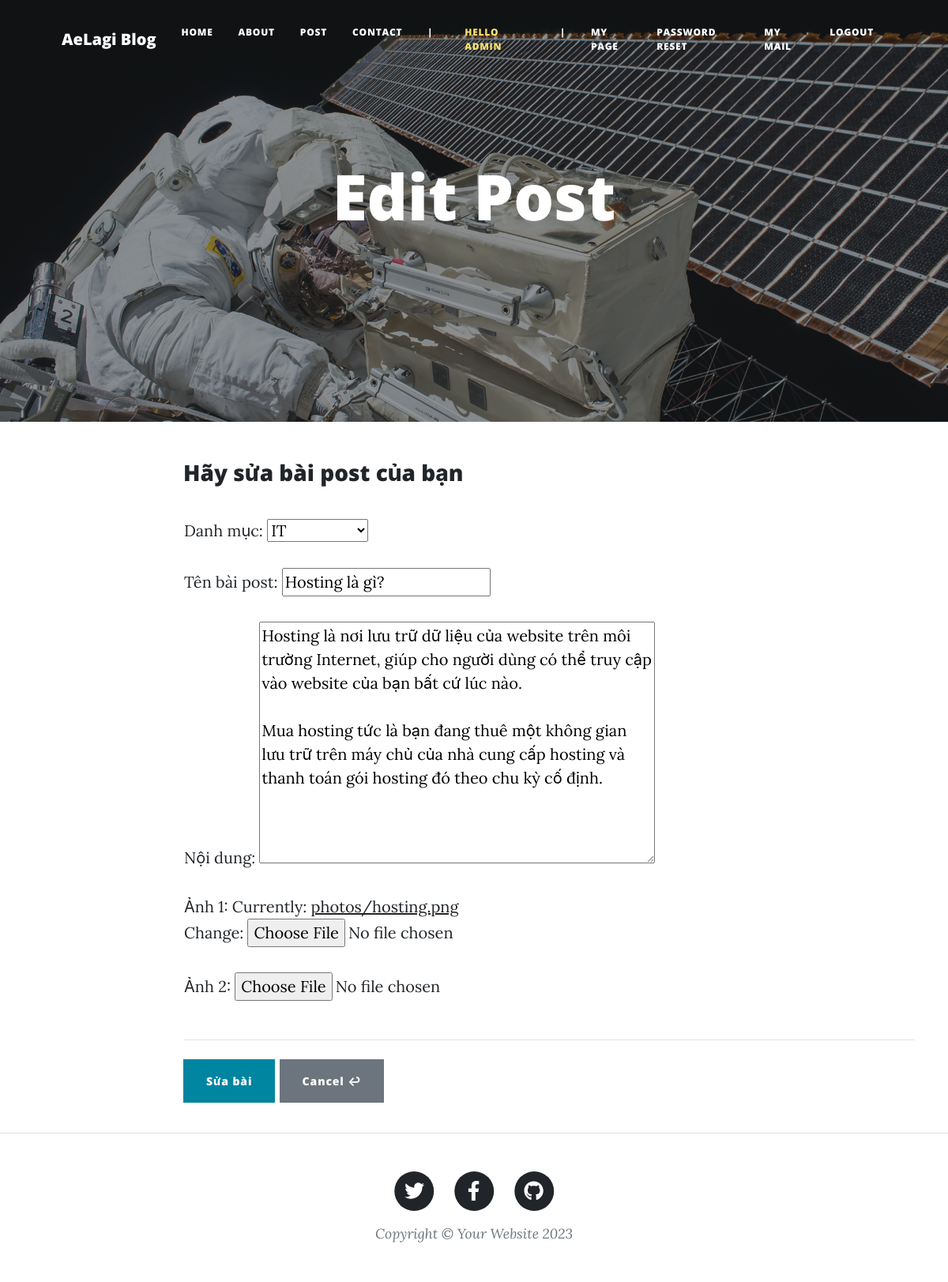
Page /post/28/edit/ (signed in) on the committed database.
### accounts/models.py (models this page shows)
class CustomUser(AbstractUser):
    pass

### myblog/models.py (models this page shows, shortened)
class Post(models.Model):
    user = models.ForeignKey(
        CustomUser,
        verbose_name='User',
        on_delete=models.CASCADE)
    category = models.ForeignKey(
        Category, verbose_name='Danh mục',
        on_delete=models.PROTECT)
    title = models.CharField(verbose_name='Tên bài post', max_length=100)
    content = models.TextField(verbose_name='Nội dung')
    image1 = models.ImageField(
        verbose_name='Ảnh 1',
        upload_to = 'photos')
    image2 = models.ImageField(
        verbose_name="Ảnh 2",
        upload_to= 'photos',
        blank=True,
        null=True)
    posted_at = models.DateTimeField(verbose_name="ngay-dang-bai", auto_now_add=True)
    class Meta:
        verbose_name_plural = "Bài viết (Posts)"

class Category(models.Model):
    title = models.CharField(verbose_name="Danh mục", max_length=20)
    class Meta:
        verbose_name_plural = "Danh mục (Categories)"
    def __str__(self):
        return self.title

### myblog/views.py (the view)
# urls.py: path('post/<int:pk>/edit/', views.PostUpdateView.as_view(), name='edit-post'),
@method_decorator(login_required, name='dispatch')
class PostUpdateView(UpdateView):
    model = Post
    form_class = PostForm
    template_name = 'myblog/edit-post.html'
    context_object_name = 'post'
    success_url = reverse_lazy('myblog:mypage')  # Chuyển hướng sau khi cập nhật thành công
    def get_queryset(self):
        return Post.objects.filter(user=self.request.user)
    def get_context_data(self, **kwargs):
        context = super().get_context_data(**kwargs)
        context['current_user'] = self.request.user
        return context

### myblog/forms.py
class PostForm(ModelForm):
    class Meta:
        model = Post
        fields = ['category', 'title', 'content', 'image1', 'image2']

### myblog/templates/myblog/edit-post.html (shortened to what this page needs)
{% extends 'myblog/base.html' %}
{% load static %}
{% block header %}
        <header class="masthead" style="background-image: url({% static 'myblog/assets/img/post-bg.jpg' %})">
            <div class="container position-relative px-4 px-lg-5">
                <div class="row gx-4 gx-lg-5 justify-content-center">
                    <div class="col-md-10 col-lg-8 col-xl-7">
                        <div class="site-heading">
                            <h1> Edit Post</h1>
                            <br>
                        </div>
                    </div>
                </div>
            </div>
        </header>
{% endblock %}
{% block contents %}
<div class="container" >
    <div class="row" >
        <div class="col offset-2" >
            <form method="POST"
                  enctype="multipart/form-data">
                  <h3>Hãy sửa bài post của bạn</h3>
                  <table>
                    <tr>
                        <td>{{ form.as_p }}</td>
                    </tr>
                  </table>
                  <hr>
                  <button type="submit" class="btn btn-primary">Sửa bài</button>
                  <a href="{% url 'myblog:index' %}" class="btn btn-secondary my-2">Cancel ↩</a>
            </form>
        </div>
    </div>
</div>
{% endblock %}

### myblog/templates/myblog/navigation.html (shortened to what this page needs)
{% load static %}
<nav class="navbar navbar-expand-lg " class="bgcc" id="mainNav">
    <div class="container px-4 px-lg-5">
        <a class="navbar-brand" href="{% url 'myblog:index' %}">AeLagi Blog </a>
        <div class="collapse navbar-collapse" id="navbarResponsive">
            <ul class="navbar-nav ms-auto py-4 py-lg-0">
                <li class="nav-item txfb"><a class="nav-link px-lg-3 py-3 py-lg-4" href="{% url 'myblog:index' %}">Home</a></li>
                <li class="nav-item txfb"><a class="nav-link px-lg-3 py-3 py-lg-4" href="{% url 'myblog:about' %}">About</a></li>
                <li class="nav-item txfb"><a class="nav-link px-lg-3 py-3 py-lg-4" href="{% url 'myblog:create-post' %}">Post</a></li>
                <li class="nav-item txfb"><a class="nav-link px-lg-3 py-3 py-lg-4" href="{% url 'myblog:contact' %}">Contact</a></li>
                <li class="nav-item txfb"><a class="nav-link px-lg-3 py-3 py-lg-4">|</a></li>
                {% if user.is_authenticated %}
                    <li class="nav-item"> <a href="{% url 'myblog:mypage' %}"
                        style="color:rgb(252, 226, 109)" class="nav-link px-lg-4 py-3 py-lg-4">hello {{current_user}}</a> </li>
                    <li class="nav-item"><a class="nav-link px-lg-3 py-3 py-lg-4">|</a></li>
                    <li class="nav-item"><a class="nav-link px-lg-3 py-3 py-lg-4" href="{% url 'myblog:mypage' %}">My page</a></li>
                    <li class="nav-item"><a class="nav-link px-lg-3 py-3 py-lg-4" href="{% url 'password_reset' %}">Password Reset</a></li>
                    <li class="nav-item"><a class="nav-link px-lg-3 py-3 py-lg-4" href="mailto:admin@example.com">My mail</a></li>
                    <li class="nav-item"><a class="nav-link px-lg-3 py-3 py-lg-4" href="{% url 'accounts:logout' %}">Logout</a></li>
                {% else %}
                    <li class="nav-item"><a class="nav-link px-lg-3 py-3 py-lg-4" href="{% url 'accounts:login' %}">Login</a></li>
                    <li class="nav-item"><a class="nav-link px-lg-3 py-3 py-lg-4" href="{% url 'accounts:signup' %}">Signup</a></li>
                {% endif %}
            </ul>
        </div>
    </div>
</nav>

### rows in the picture
CustomUser: username "ADMIN"
Post: category "IT", content "Hosting là nơi lưu trữ dữ liệu của website trên môi trường Internet, giúp cho người dùng có thể truy cập vào website của bạn bất cứ lúc nào. Mua hosting tức là bạn đang thuê một không gian lưu trữ trên máy chủ của nhà cung cấp hosting và thanh toán gói hosting đó theo chu kỳ cố định."
Category: title "Hosting là gì?"
